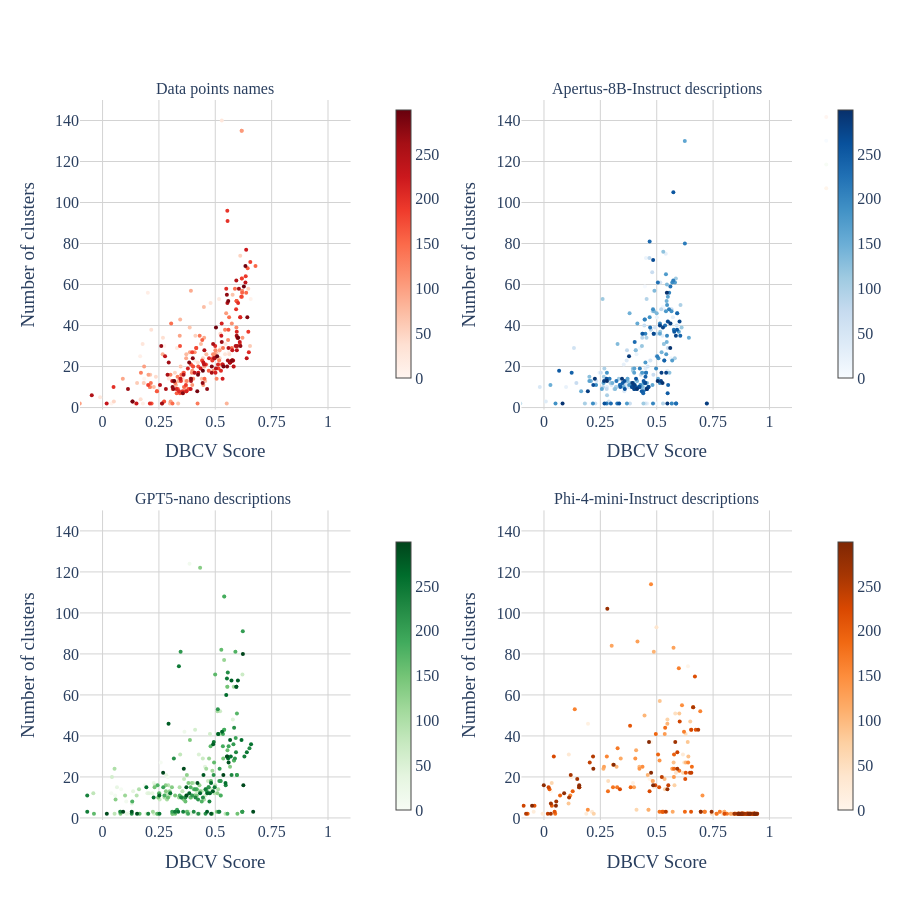

Notebook cell for this chart:
### Code cell
import plotly.graph_objects as go
from plotly.subplots import make_subplots

# Determine common axis ranges
x_min = -0.1#min(df_data_points['user_attrs_dbcv_score'].min(), df_descriptions['user_attrs_dbcv_score'].min()) - 0.1
x_max = 1.1 #max(df_data_points['user_attrs_dbcv_score'].max(), df_descriptions['user_attrs_dbcv_score'].max()) + 0.1

y_min = -1#min(df_data_points['user_attrs_n_clusters'].min(), df_descriptions['user_attrs_n_clusters'].min()) - 20
y_max = 150#max(df_data_points['user_attrs_n_clusters'].max(), df_descriptions['user_attrs_n_clusters'].max()) + 20

# Create side-by-side subplots
fig = make_subplots(
    rows=2, cols=2, 
    subplot_titles=("Data points names", "Apertus-8B-Instruct descriptions", "GPT5-nano descriptions ", "Phi-4-mini-Instruct descriptions"),
    horizontal_spacing=0.24, # spacing between the plots
    vertical_spacing=0.14 # spacing between the plots
)

# --- First subplot: df_data_points (red gradient) ---
fig.add_trace(
    go.Scatter(
        x=df_data_points['user_attrs_dbcv_score'],
        y=df_data_points['user_attrs_n_clusters'],
        mode='markers',
        marker=dict(
            color=df_data_points['number'],
            colorscale='Reds',
            size=4,
            showscale=True,
            colorbar=dict(title='', x=0.43, len=0.4, y=0.8, thickness=15)  # colorbar next to first subplot
        ),
        name=''
    ),
    row=1, col=1
)



# --- Second subplot: df_descriptions (blue gradient) ---
fig.add_trace(
    go.Scatter(
        x=df_descriptions['user_attrs_dbcv_score'],
        y=df_descriptions['user_attrs_n_clusters'],
        mode='markers',
        marker=dict(
            color=df_descriptions['number'],
            colorscale='Blues',
            size=4,
            showscale=True,
            colorbar=dict(title='', x=1.05, len=0.4, y=0.8, thickness=15)  # colorbar next to second subplot
        ),
        name=''
    ),
    row=1, col=2
)


# --- Third subplot: df_descriptions_gpt (green gradient) ---
fig.add_trace(
    go.Scatter(
        x=df_descriptions_gpt['user_attrs_dbcv_score'],
        y=df_descriptions_gpt['user_attrs_n_clusters'],
        mode='markers',
        marker=dict(
            color=df_descriptions_gpt['number'],
            colorscale='Greens',
            size=4,
            showscale=True,
            colorbar=dict(title='', x=0.43, len=0.4, y=0.2, thickness=15)  # colorbar next to third subplot
        ),
        name=''
    ),
    row=2, col=1
)



# --- Fourth subplot: df_descriptions_phi (orange gradient) ---
fig.add_trace(
    go.Scatter(
        x=df_descriptions_phi['user_attrs_dbcv_score'],
        y=df_descriptions_phi['user_attrs_n_clusters'],
        mode='markers',
        marker=dict(
            color=df_descriptions_phi['number'],
            colorscale='Oranges',
            size=4,
            showscale=True,
            colorbar=dict(title='', x=1.05, len=0.4, y=0.2, thickness=15)  # colorbar next to third subplot
        ),
        name=''
    ),
    row=2, col=2
)


# --- Customize layout ---
fig.update_layout(
    width=900,
    height=900,
    plot_bgcolor='white',
    font_size=24,
    paper_bgcolor='white',
    font=dict(family='Cambria', size=16),
)

fig.update_xaxes(
    dtick=0.25,    # grid every 0.5 units
)

# --- Set identical axis ranges and grid ---
fig.update_xaxes(title_text='DBCV Score', range=[x_min, x_max], showgrid=True, gridcolor='lightgray', zeroline=False, row=1)
fig.update_xaxes(title_text='DBCV Score', range=[x_min, x_max], showgrid=True, gridcolor='lightgray', zeroline=False, row=2)
fig.update_yaxes(title_text='Number of clusters', range=[y_min, y_max], showgrid=True, gridcolor='lightgray', zeroline=False)

fig.show()

### Figure 1 — Plotly figure (JSON) as saved in the notebook; plotly's stock layout.template omitted (floating-point values rounded to 4 significant figures; data arrays with more than 128 entries replaced by an {"elided": "..."} marker saying what was removed)
{"data": [{"marker": {"color": {"elided": "300 int values"}, "colorbar": {"len": 0.4, "thickness": 15, "title": {"text": ""}, "x": 0.43, "y": 0.8}, "colorscale": [[0, "rgb(255,245,240)"], [0.125, "rgb(254,224,210)"], [0.25, "rgb(252,187,161)"], [0.375, "rgb(252,146,114)"], [0.5, "rgb(251,106,74)"], [0.625, "rgb(239,59,44)"], [0.75, "rgb(203,24,29)"], [0.875, "rgb(165,15,21)"], [1, "rgb(103,0,13)"]], "showscale": true, "size": 4}, "mode": "markers", "name": "", "type": "scatter", "x": {"elided": "300 float values"}, "xaxis": "x", "y": {"elided": "300 int values"}, "yaxis": "y"}, {"marker": {"color": {"elided": "300 int values"}, "colorbar": {"len": 0.4, "thickness": 15, "title": {"text": ""}, "x": 1.05, "y": 0.8}, "colorscale": [[0, "rgb(247,251,255)"], [0.125, "rgb(222,235,247)"], [0.25, "rgb(198,219,239)"], [0.375, "rgb(158,202,225)"], [0.5, "rgb(107,174,214)"], [0.625, "rgb(66,146,198)"], [0.75, "rgb(33,113,181)"], [0.875, "rgb(8,81,156)"], [1, "rgb(8,48,107)"]], "showscale": true, "size": 4}, "mode": "markers", "name": "", "type": "scatter", "x": {"elided": "300 float values"}, "xaxis": "x2", "y": {"elided": "300 int values"}, "yaxis": "y2"}, {"marker": {"color": {"elided": "300 int values"}, "colorbar": {"len": 0.4, "thickness": 15, "title": {"text": ""}, "x": 0.43, "y": 0.2}, "colorscale": [[0, "rgb(247,252,245)"], [0.125, "rgb(229,245,224)"], [0.25, "rgb(199,233,192)"], [0.375, "rgb(161,217,155)"], [0.5, "rgb(116,196,118)"], [0.625, "rgb(65,171,93)"], [0.75, "rgb(35,139,69)"], [0.875, "rgb(0,109,44)"], [1, "rgb(0,68,27)"]], "showscale": true, "size": 4}, "mode": "markers", "name": "", "type": "scatter", "x": {"elided": "300 float values"}, "xaxis": "x3", "y": {"elided": "300 int values"}, "yaxis": "y3"}, {"marker": {"color": {"elided": "300 int values"}, "colorbar": {"len": 0.4, "thickness": 15, "title": {"text": ""}, "x": 1.05, "y": 0.2}, "colorscale": [[0, "rgb(255,245,235)"], [0.125, "rgb(254,230,206)"], [0.25, "rgb(253,208,162)"], [0.375, "rgb(253,174,107)"], [0.5, "rgb(253,141,60)"], [0.625, "rgb(241,105,19)"], [0.75, "rgb(217,72,1)"], [0.875, "rgb(166,54,3)"], [1, "rgb(127,39,4)"]], "showscale": true, "size": 4}, "mode": "markers", "name": "", "type": "scatter", "x": {"elided": "300 float values"}, "xaxis": "x4", "y": {"elided": "300 int values"}, "yaxis": "y4"}], "layout": {"annotations": [{"font": {"size": 16}, "showarrow": false, "text": "Data points names", "x": 0.19, "xanchor": "center", "xref": "paper", "y": 1, "yanchor": "bottom", "yref": "paper"}, {"font": {"size": 16}, "showarrow": false, "text": "Apertus-8B-Instruct descriptions", "x": 0.81, "xanchor": "center", "xref": "paper", "y": 1, "yanchor": "bottom", "yref": "paper"}, {"font": {"size": 16}, "showarrow": false, "text": "GPT5-nano descriptions ", "x": 0.19, "xanchor": "center", "xref": "paper", "y": 0.43, "yanchor": "bottom", "yref": "paper"}, {"font": {"size": 16}, "showarrow": false, "text": "Phi-4-mini-Instruct descriptions", "x": 0.81, "xanchor": "center", "xref": "paper", "y": 0.43, "yanchor": "bottom", "yref": "paper"}], "font": {"family": "Cambria", "size": 16}, "height": 900, "paper_bgcolor": "white", "plot_bgcolor": "white", "width": 900, "xaxis": {"anchor": "y", "domain": [0, 0.38], "dtick": 0.25, "gridcolor": "lightgray", "range": [-0.1, 1.1], "showgrid": true, "title": {"text": "DBCV Score"}, "type": "linear", "zeroline": false}, "xaxis2": {"anchor": "y2", "domain": [0.62, 1], "dtick": 0.25, "gridcolor": "lightgray", "range": [-0.1, 1.1], "showgrid": true, "title": {"text": "DBCV Score"}, "type": "linear", "zeroline": false}, "xaxis3": {"anchor": "y3", "domain": [0, 0.38], "dtick": 0.25, "gridcolor": "lightgray", "range": [-0.1, 1.1], "showgrid": true, "title": {"text": "DBCV Score"}, "type": "linear", "zeroline": false}, "xaxis4": {"anchor": "y4", "domain": [0.62, 1], "dtick": 0.25, "gridcolor": "lightgray", "range": [-0.1, 1.1], "showgrid": true, "title": {"text": "DBCV Score"}, "type": "linear", "zeroline": false}, "yaxis": {"anchor": "x", "domain": [0.57, 1], "gridcolor": "lightgray", "range": [-1, 150], "showgrid": true, "title": {"text": "Number of clusters"}, "type": "linear", "zeroline": false}, "yaxis2": {"anchor": "x2", "domain": [0.57, 1], "gridcolor": "lightgray", "range": [-1, 150], "showgrid": true, "title": {"text": "Number of clusters"}, "type": "linear", "zeroline": false}, "yaxis3": {"anchor": "x3", "domain": [0, 0.43], "gridcolor": "lightgray", "range": [-1, 150], "showgrid": true, "title": {"text": "Number of clusters"}, "type": "linear", "zeroline": false}, "yaxis4": {"anchor": "x4", "domain": [0, 0.43], "gridcolor": "lightgray", "range": [-1, 150], "showgrid": true, "title": {"text": "Number of clusters"}, "type": "linear", "zeroline": false}}}
